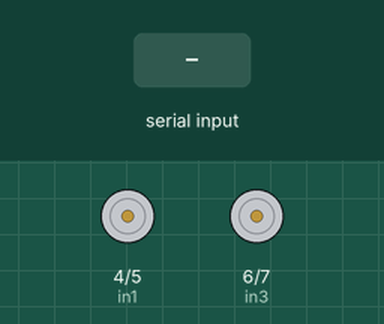
A sketch run on a simulated Arduino Uno, built with avr-gcc and run on an emulated ATmega328P. Parts: motor-driver pin pairs drawn as motors (green arrow = first pin HIGH = forward, orange = second pin HIGH = backward, longer = more drive). The test bench sets the inputs (shaded band).

Above: at 1.2 s.
1.3 s: "1" received over the second serial link
At 1.9 s:
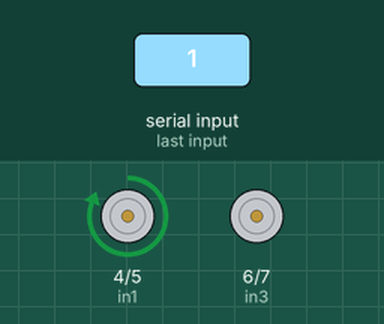
2.8 s: "2" received over the second serial link
At 4.0 s:
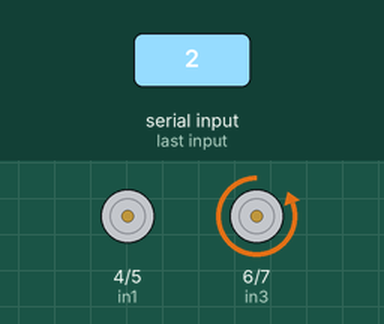
4.3 s: "3" received over the second serial link
At 5.3 s:
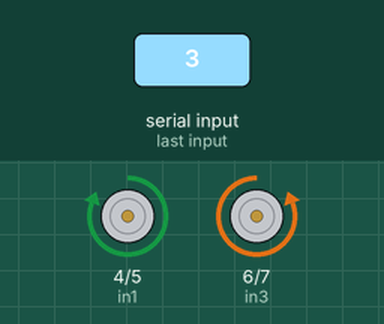
5.8 s: "4" received over the second serial link
At 6.5 s:
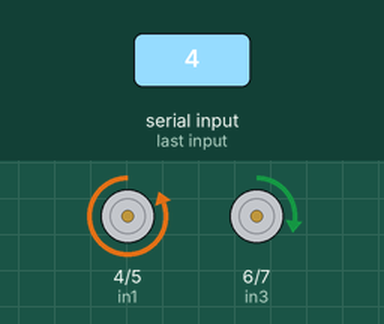
7.3 s: "5" received over the second serial link
At 7.6 s:
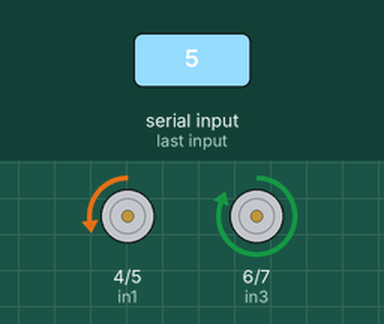
8.8 s: "6" received over the second serial link
At 10.0 s:
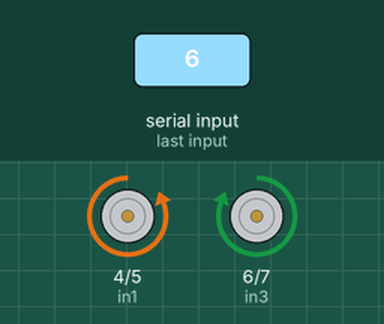
Timing chart, 0 to 11.3 s (numbered marks = the images above; inputs shaded):
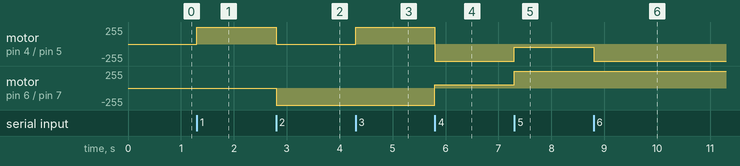

The sketch:

control.ino
```cpp
#include<SoftwareSerial.h>
SoftwareSerial bt(10, 11);
int in1 = 4;
int in2 = 5;
int in3 = 6;
int in4 = 7;

void setup() {
  // put your setup code here, to run once:
  pinMode(in1, OUTPUT);
  pinMode(in2, OUTPUT);
  pinMode(in3, OUTPUT);
  pinMode(in4, OUTPUT);
  bt.begin(9600);
  Serial.begin(9600);

}

void loop() {
  if(bt.available()>0){
    char data = bt.read();
    switch (data){
      case '0':
        analogWrite(in1, 0);
        analogWrite(in2, 0);
        analogWrite(in3, 0);
        analogWrite(in4, 0);
        break;
      case '1':
        analogWrite(in1, 255);
        analogWrite(in2, 0);
        analogWrite(in3, 0);
        analogWrite(in4, 50);
        break;
      case '2':
        analogWrite(in1, 50);
        analogWrite(in2, 0);
        analogWrite(in3, 0);
        analogWrite(in4, 255);
        break;
      case '3':
        analogWrite(in1, 255);
        analogWrite(in2, 0);
        analogWrite(in3, 0);
        analogWrite(in4, 255);
        break;
      case '4':
        analogWrite(in1, 0);
        analogWrite(in2, 255);
        analogWrite(in3, 50);
        analogWrite(in4, 0);
        break;
      case '5':
        analogWrite(in1, 0);
        analogWrite(in2, 50);
        analogWrite(in3, 255);
        analogWrite(in4, 0);
        break;
      case '6':
        analogWrite(in1, 0);
        analogWrite(in2, 255);
        analogWrite(in3, 255);
        analogWrite(in4, 0);
        break;
    }
  }
}
```

Measured:
- after the input at 1.3 s, motor on pin 4 (in1) / pin 5 (in2): stopped → forward 255/255 at once
- after the input at 2.8 s, motor on pin 4 (in1) / pin 5 (in2): forward 255/255 → stopped at once; motor on pin 6 (in3) / pin 7 (in4): stopped → backward 255/255 at once
- after the input at 4.3 s, motor on pin 4 (in1) / pin 5 (in2): stopped → forward 255/255 at once
- after the input at 5.8 s, motor on pin 4 (in1) / pin 5 (in2): forward 255/255 → backward 255/255 at once; motor on pin 6 (in3) / pin 7 (in4): backward 255/255 → forward 50/255 at once
- after the input at 7.3 s, motor on pin 4 (in1) / pin 5 (in2): backward 255/255 → backward 50/255 at once; motor on pin 6 (in3) / pin 7 (in4): forward 50/255 → forward 255/255 at once
- after the input at 8.8 s, motor on pin 4 (in1) / pin 5 (in2): backward 50/255 → backward 255/255 at once
